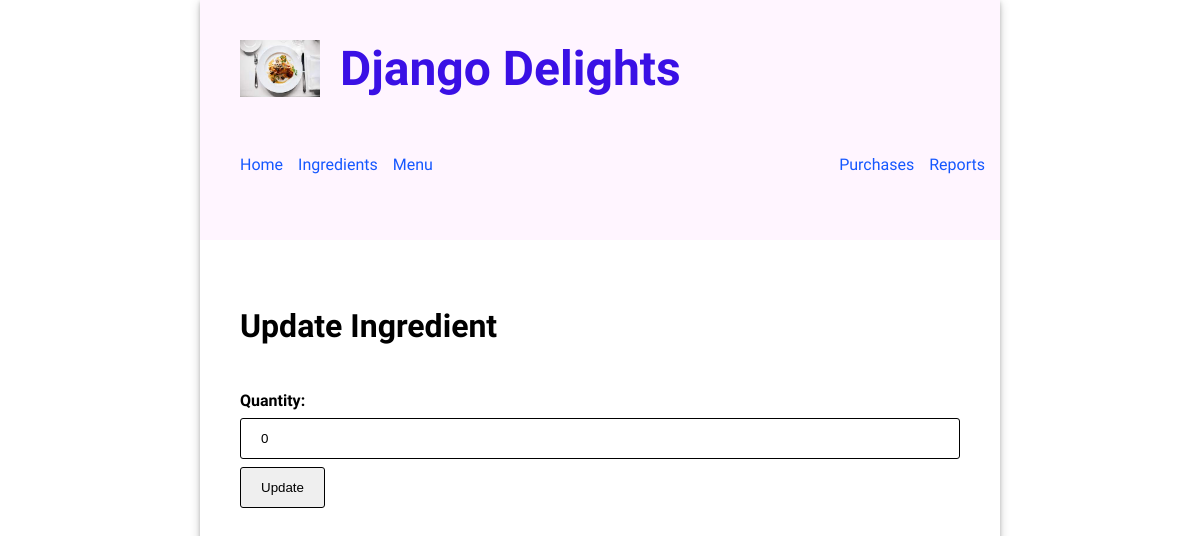
Before: /ingredients/1/stock/ with the older database file.
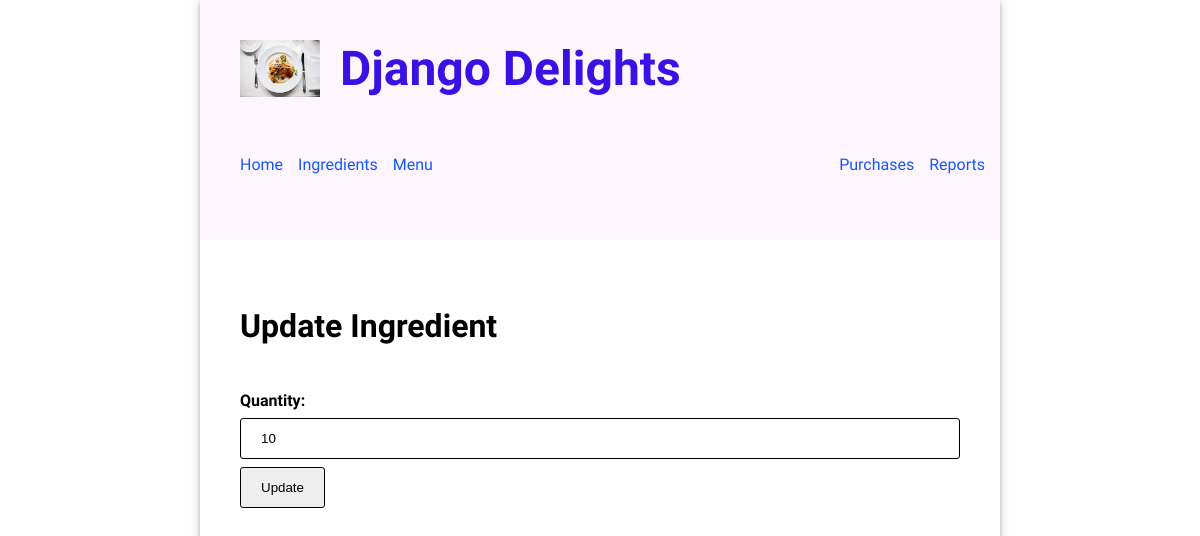
After: the same page with the newer database file.
### inventory/models.py (models this page shows, shortened)
class Ingredient(models.Model):
    class Meta:
        ordering = ['name']
    name = models.CharField(unique=True, max_length=200)
    quantity = models.IntegerField(unique=False, blank=True)
    unit = models.CharField(unique=False, blank=True, max_length=10)
    unit_price = models.DecimalField(unique=False, blank=True, max_digits=6, decimal_places=3)
    kanban = models.BooleanField(default=False)
    threshold = models.IntegerField(unique=False, blank=True)
    re_order = models.IntegerField(unique=False, blank=True)

### inventory/views.py (the view)
# urls.py: path('ingredients/<pk>/stock/', views.IngredientStockView.as_view(), name='update_stock'),
class IngredientStockView(UpdateView):
    model = Ingredient
    template_name = 'inventory/update_ingredient_stock.html'
    form_class = IngredientStockForm

### inventory/forms.py
class IngredientStockForm(forms.ModelForm):
    class Meta:
        model = Ingredient
        fields = ['quantity']

### inventory/templates/inventory/update_ingredient_stock.html (shortened to what this page needs)
{% extends 'base.html' %} {% load static %} {% block content %}
<h2>Update Ingredient</h2>
<form method="post">
  {{ form }}
  <input type="submit" value="Update" />
</form>
{% endblock %}

Changed rows visible on the page:
changed Ingredient: quantity "0" → "10"
